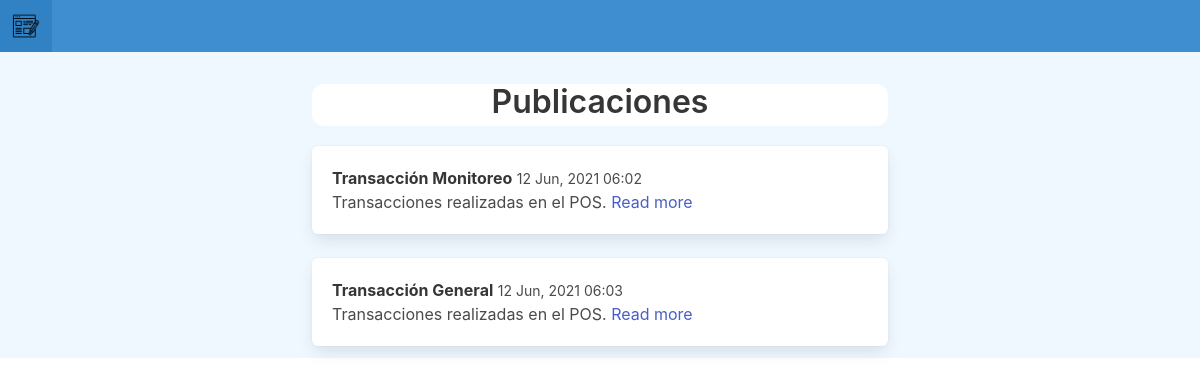
The page / on the database its author committed.
### blogpage/models.py (models this page shows, shortened)
class Post(models.Model):
    category = models.ForeignKey(Category, related_name='posts', on_delete=models.CASCADE)
    title = models.CharField(max_length=255)
    slug = models.SlugField()
    intro = models.TextField()
    body = models.TextField()
    date_added = models.DateTimeField(auto_now_add=True)

### blogpage/views.py (the view)
# urls.py: path('', frontpage, name='frontpage'),
def frontpage(request):
    posts = Post.objects.all()
    return render(request, 'blogpage/frontpage.html', {'posts': posts})

### templates/blogpage/frontpage.html
{% extends 'blogpage/base.html' %}
{% block content %}
    <h1 style="text-align: center;margin-top: 20px;margin-bottom: 20px;
  border-radius: 12px;padding-bottom: 6px;background-color:white">Publicaciones</h1>
    {% for post in posts %}
        <div class="box">
            <p>
                <strong>{{ post.title }}</strong> <small>{{ post.date_added|date:"d M, Y h:i" }}</small>
                <br>
                {{ post.intro }} <a href="{% url 'detail' post.id %}">Read more</a>
            </p>
        </div>
    {% endfor %}
{% endblock content %}

### rows shown on the page
Post: title "Transacción Monitoreo", date_added "12 Jun, 2021 06:02", intro "Transacciones realizadas en el POS."
Post: title "Transacción General", date_added "12 Jun, 2021 06:03", intro "Transacciones realizadas en el POS."
